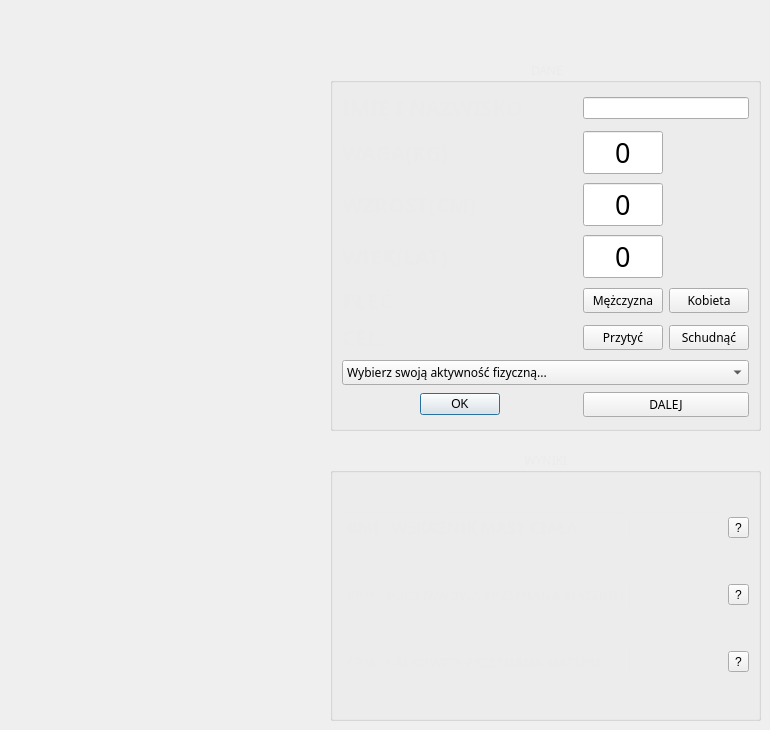
      <widget class="QWidget" name="page">
       <widget class="QGroupBox" name="groupBox_2">
        <property name="geometry">
         <rect>
          <x>330</x>
          <y>60</y>
          <width>431</width>
          <height>371</height>
         </rect>
        </property>
        <property name="font">
         <font>
          <family>Bahnschrift</family>
         </font>
        </property>
        <property name="styleSheet">
         <string notr="true">QGroupBox {color: rgb(235, 235, 235); }</string>
        </property>
        <property name="title">
         <string>DANE</string>
        </property>
        <property name="alignment">
         <set>Qt::AlignCenter</set>
        </property>
        <layout class="QGridLayout" name="gridLayout_11">
         <item row="0" column="0">
          <widget class="QLabel" name="WeightText_2">
           <property name="font">
            <font>
             <family>Bahnschrift</family>
             <pointsize>16</pointsize>
             <weight>75</weight>
             <bold>true</bold>
            </font>
           </property>
           <property name="accessibleDescription">
            <string/>
           </property>
           <property name="autoFillBackground">
            <bool>false</bool>
           </property>
           <property name="styleSheet">
            <string notr="true">QLabel {color: rgb(235, 235, 235); }</string>
           </property>
           <property name="frameShape">
            <enum>QFrame::NoFrame</enum>
           </property>
           <property name="frameShadow">
            <enum>QFrame::Plain</enum>
           </property>
           <property name="text">
            <string>IMIĘ I NAZWISKO</string>
           </property>
           <property name="textFormat">
            <enum>Qt::AutoText</enum>
           </property>
          </widget>
         </item>
         <item row="0" column="1" colspan="2">
          <widget class="QLineEdit" name="addPersonName">
           <property name="cursorMoveStyle">
            <enum>Qt::LogicalMoveStyle</enum>
           </property>
          </widget>
         </item>
         <item row="1" column="0">
          <widget class="QLabel" name="WeightText">
           <property name="font">
            <font>
             <family>Bahnschrift</family>
             <pointsize>16</pointsize>
             <weight>75</weight>
             <bold>true</bold>
            </font>
           </property>
           <property name="accessibleDescription">
            <string/>
           </property>
           <property name="autoFillBackground">
            <bool>false</bool>
           </property>
           <property name="styleSheet">
            <string notr="true">QLabel {color: rgb(235, 235, 235); }</string>
           </property>
           <property name="frameShape">
            <enum>QFrame::NoFrame</enum>
           </property>
           <property name="frameShadow">
            <enum>QFrame::Plain</enum>
           </property>
           <property name="text">
            <string>WAGA(KG)</string>
           </property>
           <property name="textFormat">
            <enum>Qt::AutoText</enum>
           </property>
          </widget>
         </item>
         <item row="1" column="1">
          <widget class="QSpinBox" name="addWeight">
           <property name="font">
            <font>
             <family>Bahnschrift</family>
             <pointsize>20</pointsize>
             <weight>50</weight>
             <bold>false</bold>
             <underline>false</underline>
             <strikeout>false</strikeout>
             <stylestrategy>PreferDefault</stylestrategy>
             <kerning>true</kerning>
            </font>
           </property>
           <property name="focusPolicy">
            <enum>Qt::WheelFocus</enum>
           </property>
           <property name="contextMenuPolicy">
            <enum>Qt::DefaultContextMenu</enum>
           </property>
           <property name="layoutDirection">
            <enum>Qt::LeftToRight</enum>
           </property>
           <property name="autoFillBackground">
            <bool>false</bool>
           </property>
           <property name="styleSheet">
            <string notr="true"/>
           </property>
           <property name="wrapping">
            <bool>false</bool>
           </property>
           <property name="frame">
            <bool>true</bool>
           </property>
           <property name="alignment">
            <set>Qt::AlignCenter</set>
           </property>
           <property name="readOnly">
            <bool>false</bool>
           </property>
           <property name="buttonSymbols">
            <enum>QAbstractSpinBox::NoButtons</enum>
           </property>
           <property name="maximum">
            <number>200</number>
           </property>
           <property name="stepType">
            <enum>QAbstractSpinBox::DefaultStepType</enum>
           </property>
           <property name="value">
            <number>0</number>
           </property>
          </widget>
         </item>
         <item row="2" column="0">
          <widget class="QLabel" name="HeightText">
           <property name="font">
            <font>
             <family>Bahnschrift</family>
             <pointsize>16</pointsize>
             <weight>75</weight>
             <bold>true</bold>
            </font>
           </property>
           <property name="accessibleDescription">
            <string/>
           </property>
           <property name="autoFillBackground">
            <bool>false</bool>
           </property>
           <property name="styleSheet">
            <string notr="true">QLabel {color: rgb(235, 235, 235); }</string>
           </property>
           <property name="frameShape">
            <enum>QFrame::NoFrame</enum>
           </property>
           <property name="frameShadow">
            <enum>QFrame::Plain</enum>
           </property>
           <property name="text">
            <string>WZROST(CM)</string>
           </property>
           <property name="textFormat">
            <enum>Qt::AutoText</enum>
           </property>
          </widget>
         </item>
         <item row="2" column="1">
          <widget class="QSpinBox" name="addHeight">
           <property name="font">
            <font>
             <family>Bahnschrift</family>
             <pointsize>20</pointsize>
            </font>
           </property>
           <property name="styleSheet">
            <string notr="true"/>
           </property>
           <property name="wrapping">
            <bool>false</bool>
           </property>
           <property name="frame">
            <bool>true</bool>
           </property>
           <property name="alignment">
            <set>Qt::AlignCenter</set>
           </property>
           <property name="readOnly">
            <bool>false</bool>
           </property>
           <property name="buttonSymbols">
            <enum>QAbstractSpinBox::NoButtons</enum>
           </property>
           <property name="maximum">
            <number>250</number>
           </property>
          </widget>
         </item>
         <item row="3" column="0">
          <widget class="QLabel" name="HeightText_2">
           <property name="font">
            <font>
             <family>Bahnschrift</family>
             <pointsize>16</pointsize>
             <weight>75</weight>
             <bold>true</bold>
            </font>
           </property>
           <property name="accessibleDescription">
            <string/>
           </property>
           <property name="autoFillBackground">
            <bool>false</bool>
           </property>
           <property name="styleSheet">
            <string notr="true">QLabel {color: rgb(235, 235, 235); }</string>
           </property>
           <property name="frameShape">
            <enum>QFrame::NoFrame</enum>
           </property>
           <property name="frameShadow">
            <enum>QFrame::Plain</enum>
           </property>
           <property name="text">
            <string>WIEK(LAT)</string>
           </property>
           <property name="textFormat">
            <enum>Qt::AutoText</enum>
           </property>
          </widget>
         </item>
         <item row="3" column="1">
          <widget class="QSpinBox" name="addAge">
           <property name="font">
            <font>
             <family>Bahnschrift</family>
             <pointsize>20</pointsize>
            </font>
           </property>
           <property name="styleSheet">
            <string notr="true"/>
           </property>
           <property name="wrapping">
            <bool>false</bool>
           </property>
           <property name="frame">
            <bool>true</bool>
           </property>
           <property name="alignment">
            <set>Qt::AlignCenter</set>
           </property>
           <property name="readOnly">
            <bool>false</bool>
           </property>
           <property name="buttonSymbols">
            <enum>QAbstractSpinBox::NoButtons</enum>
           </property>
           <property name="maximum">
            <number>100</number>
           </property>
          </widget>
         </item>
         <item row="4" column="0">
          <widget class="QLabel" name="HeightText_3">
           <property name="font">
            <font>
             <family>Bahnschrift</family>
             <pointsize>16</pointsize>
             <weight>75</weight>
             <bold>true</bold>
            </font>
           </property>
           <property name="accessibleDescription">
            <string/>
           </property>
           <property name="autoFillBackground">
            <bool>false</bool>
           </property>
           <property name="styleSheet">
            <string notr="true">QLabel {color: rgb(235, 235, 235); }</string>
           </property>
           <property name="frameShape">
            <enum>QFrame::NoFrame</enum>
           </property>
           <property name="frameShadow">
            <enum>QFrame::Plain</enum>
           </property>
           <property name="text">
            <string>PŁEĆ</string>
           </property>
           <property name="textFormat">
            <enum>Qt::AutoText</enum>
           </property>
          </widget>
         </item>
         <item row="4" column="1">
          <widget class="QPushButton" name="maleButton">
           <property name="font">
            <font>
             <family>Bahnschrift</family>
            </font>
           </property>
           <property name="text">
            <string>Mężczyzna</string>
           </property>
           <property name="checkable">
            <bool>true</bool>
           </property>
           <property name="autoDefault">
            <bool>false</bool>
           </property>
           <property name="default">
            <bool>false</bool>
           </property>
           <property name="flat">
            <bool>false</bool>
           </property>
          </widget>
         </item>
         <item row="4" column="2">
          <widget class="QPushButton" name="femaleButton">
           <property name="font">
            <font>
             <family>Bahnschrift</family>
            </font>
           </property>
           <property name="text">
            <string>Kobieta</string>
           </property>
           <property name="checkable">
            <bool>true</bool>
           </property>
          </widget>
         </item>
         <item row="5" column="0">
          <widget class="QLabel" name="HeightText_4">
           <property name="font">
            <font>
             <family>Bahnschrift</family>
             <pointsize>16</pointsize>
             <weight>75</weight>
             <bold>true</bold>
            </font>
           </property>
           <property name="accessibleDescription">
            <string/>
           </property>
           <property name="autoFillBackground">
            <bool>false</bool>
           </property>
           <property name="styleSheet">
            <string notr="true">QLabel {color: rgb(235, 235, 235); }</string>
           </property>
           <property name="frameShape">
            <enum>QFrame::NoFrame</enum>
           </property>
           <property name="frameShadow">
            <enum>QFrame::Plain</enum>
           </property>
           <property name="text">
            <string>CEL:</string>
           </property>
           <property name="textFormat">
            <enum>Qt::AutoText</enum>
           </property>
          </widget>
         </item>
         <item row="5" column="1">
          <widget class="QPushButton" name="gainButton">
           <property name="font">
            <font>
             <family>Bahnschrift</family>
            </font>
           </property>
           <property name="text">
            <string>Przytyć</string>
           </property>
           <property name="checkable">
            <bool>true</bool>
           </property>
           <property name="autoDefault">
            <bool>false</bool>
           </property>
           <property name="default">
            <bool>false</bool>
           </property>
           <property name="flat">
            <bool>false</bool>
           </property>
          </widget>
         </item>
         <item row="5" column="2">
          <widget class="QPushButton" name="slimButton">
           <property name="font">
            <font>
             <family>Bahnschrift</family>
            </font>
           </property>
           <property name="text">
            <string>Schudnąć</string>
           </property>
           <property name="checkable">
            <bool>true</bool>
           </property>
           <property name="autoDefault">
            <bool>false</bool>
           </property>
           <property name="default">
            <bool>false</bool>
           </property>
           <property name="flat">
            <bool>false</bool>
           </property>
          </widget>
         </item>
         <item row="6" column="0" colspan="3">
          <widget class="QComboBox" name="activBox">
           <property name="font">
            <font>
             <family>Bahnschrift</family>
            </font>
           </property>
           <item>
            <property name="text">
             <string>Wybierz swoją aktywność fizyczną...</string>
            </property>
           </item>
           <item>
            <property name="text">
             <string>Znikoma (brak ćwiczeń, praca siedząca, szkoła)</string>
            </property>
           </item>
           <item>
            <property name="text">
             <string>Bardzo mała (ćwiczenia raz na tydzień, praca lekka)</string>
            </property>
           </item>
           <item>
            <property name="text">
             <string>Umiarkowana (ćwiczenia 2 razy w tygodniu)</string>
            </property>
           </item>
           <item>
            <property name="text">
             <string>Duża (dość ciężki trening kilka razy w tygodniu)</string>
            </property>
           </item>
           <item>
            <property name="text">
             <string>Bardzo duża (min. 4 ciężkie treningi w tygodniu)</string>
            </property>
           </item>
          </widget>
         </item>
         <item row="7" column="0">
          <widget class="QDialogButtonBox" name="AcceptButton">
           <property name="font">
            <font>
             <family>Bahnschrift</family>
            </font>
           </property>
           <property name="layoutDirection">
            <enum>Qt::LeftToRight</enum>
           </property>
           <property name="orientation">
            <enum>Qt::Horizontal</enum>
           </property>
           <property name="standardButtons">
            <set>QDialogButtonBox::Ok</set>
           </property>
           <property name="centerButtons">
            <bool>true</bool>
           </property>
          </widget>
         </item>
         <item row="7" column="1" colspan="2">
          <widget class="QPushButton" name="slimButton_2">
           <property name="font">
            <font>
             <family>Bahnschrift</family>
            </font>
           </property>
           <property name="text">
            <string>DALEJ</string>
           </property>
           <property name="checkable">
            <bool>true</bool>
           </property>
           <property name="autoDefault">
            <bool>false</bool>
           </property>
           <property name="default">
            <bool>false</bool>
           </property>
           <property name="flat">
            <bool>false</bool>
           </property>
          </widget>
         </item>
        </layout>
       </widget>
       <widget class="QGroupBox" name="groupBox_3">
        <property name="geometry">
         <rect>
          <x>330</x>
          <y>450</y>
          <width>431</width>
          <height>271</height>
         </rect>
        </property>
        <property name="font">
         <font>
          <family>Bahnschrift</family>
         </font>
        </property>
        <property name="styleSheet">
         <string notr="true">QGroupBox {color: rgb(235, 235, 235); }</string>
        </property>
        <property name="title">
         <string>WYNIKI</string>
        </property>
        <property name="alignment">
         <set>Qt::AlignCenter</set>
        </property>
        <layout class="QGridLayout" name="gridLayout_13">
         <item row="0" column="0">
          <widget class="QLabel" name="BmiText1_3">
           <property name="font">
            <font>
             <family>Bahnschrift</family>
             <pointsize>12</pointsize>
             <weight>75</weight>
             <bold>true</bold>
            </font>
           </property>
           <property name="accessibleDescription">
            <string/>
           </property>
           <property name="autoFillBackground">
            <bool>false</bool>
           </property>
           <property name="styleSheet">
            <string notr="true">QLabel {color: rgb(235, 235, 235); }</string>
           </property>
           <property name="frameShape">
            <enum>QFrame::Box</enum>
           </property>
           <property name="frameShadow">
            <enum>QFrame::Plain</enum>
           </property>
           <property name="text">
            <string>BMI : WSKAŹNIK MASY CIAŁA</string>
           </property>
           <property name="textFormat">
            <enum>Qt::AutoText</enum>
           </property>
          </widget>
         </item>
         <item row="0" column="1">
          <widget class="QLabel" name="showBmi">
           <property name="font">
            <font>
             <family>Bahnschrift</family>
             <pointsize>16</pointsize>
            </font>
           </property>
           <property name="contextMenuPolicy">
            <enum>Qt::DefaultContextMenu</enum>
           </property>
           <property name="accessibleDescription">
            <string/>
           </property>
           <property name="autoFillBackground">
            <bool>false</bool>
           </property>
           <property name="styleSheet">
            <string notr="true">QLabel {color: rgb(235, 235, 235); }</string>
           </property>
           <property name="frameShape">
            <enum>QFrame::Box</enum>
           </property>
           <property name="frameShadow">
            <enum>QFrame::Plain</enum>
           </property>
           <property name="text">
            <string/>
           </property>
           <property name="textFormat">
            <enum>Qt::AutoText</enum>
           </property>
          </widget>
         </item>
         <item row="0" column="2">
          <widget class="QToolButton" name="BmiAsk">
           <property name="enabled">
            <bool>true</bool>
           </property>
           <property name="text">
            <string>?</string>
           </property>
           <property name="popupMode">
            <enum>QToolButton::InstantPopup</enum>
           </property>
           <property name="toolButtonStyle">
            <enum>Qt::ToolButtonIconOnly</enum>
           </property>
          </widget>
         </item>
         <item row="1" column="0">
          <widget class="QLabel" name="BmiText1_4">
           <property name="font">
            <font>
             <family>Bahnschrift</family>
             <pointsize>10</pointsize>
             <weight>75</weight>
             <bold>true</bold>
            </font>
           </property>
           <property name="accessibleDescription">
            <string/>
           </property>
           <property name="autoFillBackground">
            <bool>false</bool>
           </property>
           <property name="styleSheet">
            <string notr="true">QLabel {color: rgb(235, 235, 235); }</string>
           </property>
           <property name="frameShape">
            <enum>QFrame::Box</enum>
           </property>
           <property name="frameShadow">
            <enum>QFrame::Plain</enum>
           </property>
           <property name="text">
            <string>PPM : PODSTAWOWA PRZEMIANA MATERII</string>
           </property>
           <property name="textFormat">
            <enum>Qt::AutoText</enum>
           </property>
          </widget>
         </item>
         <item row="1" column="1">
          <widget class="QLabel" name="showPpm">
           <property name="font">
            <font>
             <family>Bahnschrift</family>
             <pointsize>16</pointsize>
            </font>
           </property>
           <property name="accessibleDescription">
            <string/>
           </property>
           <property name="autoFillBackground">
            <bool>false</bool>
           </property>
           <property name="styleSheet">
            <string notr="true">QLabel {color: rgb(235, 235, 235); }</string>
           </property>
           <property name="frameShape">
            <enum>QFrame::Box</enum>
           </property>
           <property name="frameShadow">
            <enum>QFrame::Plain</enum>
           </property>
           <property name="text">
            <string/>
           </property>
           <property name="textFormat">
            <enum>Qt::AutoText</enum>
           </property>
          </widget>
         </item>
         <item row="1" column="2">
          <widget class="QToolButton" name="PpmAsk">
           <property name="enabled">
            <bool>true</bool>
           </property>
           <property name="text">
            <string>?</string>
           </property>
           <property name="popupMode">
            <enum>QToolButton::InstantPopup</enum>
           </property>
           <property name="toolButtonStyle">
            <enum>Qt::ToolButtonIconOnly</enum>
           </property>
          </widget>
         </item>
         <item row="2" column="0">
          <widget class="QLabel" name="BmiText1_10">
           <property name="font">
            <font>
             <family>Bahnschrift</family>
             <pointsize>10</pointsize>
             <weight>75</weight>
             <bold>true</bold>
            </font>
           </property>
           <property name="accessibleDescription">
            <string/>
           </property>
           <property name="autoFillBackground">
            <bool>false</bool>
           </property>
           <property name="styleSheet">
            <string notr="true">QLabel {color: rgb(235, 235, 235); }</string>
           </property>
           <property name="frameShape">
            <enum>QFrame::Box</enum>
           </property>
           <property name="frameShadow">
            <enum>QFrame::Plain</enum>
           </property>
           <property name="text">
            <string>CPM : CAŁKOWITA PRZEMIANA MATERII</string>
           </property>
           <property name="textFormat">
            <enum>Qt::AutoText</enum>
           </property>
          </widget>
         </item>
         <item row="2" column="1">
          <widget class="QLabel" name="showCpm">
           <property name="font">
            <font>
             <family>Bahnschrift</family>
             <pointsize>16</pointsize>
            </font>
           </property>
           <property name="accessibleDescription">
            <string/>
           </property>
           <property name="autoFillBackground">
            <bool>false</bool>
           </property>
           <property name="styleSheet">
            <string notr="true">QLabel {color: rgb(235, 235, 235); }</string>
           </property>
           <property name="frameShape">
            <enum>QFrame::Box</enum>
           </property>
           <property name="frameShadow">
            <enum>QFrame::Plain</enum>
           </property>
           <property name="text">
            <string/>
           </property>
           <property name="textFormat">
            <enum>Qt::AutoText</enum>
           </property>
          </widget>
         </item>
         <item row="2" column="2">
          <widget class="QToolButton" name="CpmAsk">
           <property name="enabled">
            <bool>true</bool>
           </property>
           <property name="text">
            <string>?</string>
           </property>
           <property name="popupMode">
            <enum>QToolButton::InstantPopup</enum>
           </property>
           <property name="toolButtonStyle">
            <enum>Qt::ToolButtonIconOnly</enum>
           </property>
          </widget>
         </item>
        </layout>
       </widget>
      </widget>
